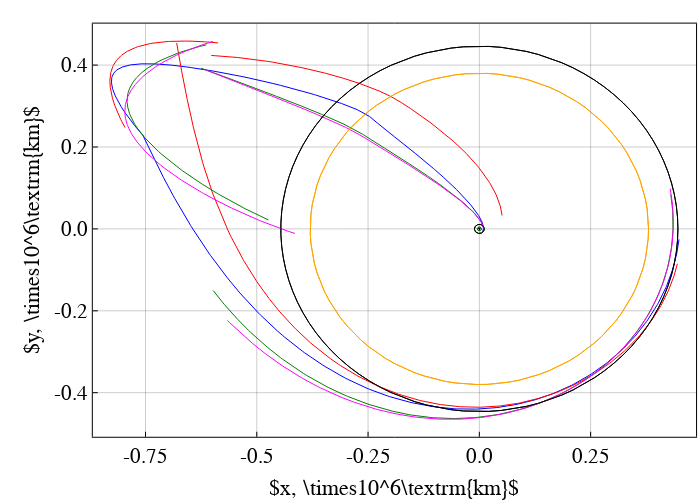

The cell this chart's notebook holds for it:
### Code cell
tofs= [row[1] for row in eachrow( df ) ] 
tof_max = maximum(tofs)
tof_min = minimum(tofs)

tof_max_days = tof_max * param3b.tstar / (24*60*60)
tof_min_days = tof_min * param3b.tstar / (24*60*60)

if size(df, 1) > 5
    colors = [interpolatecolor(cs, row[1], tof_min, tof_max) for row in eachrow(df)]
else 
    colors = [:blue, :red, :green, :magenta, :purple]
end



for (i, row) in enumerate( eachrow( df ) ) 
#     println(i)
    x = collect(values(row[4:end]))
    color = colors[i]
    res, sol_param_list, sols_ballistic, tofs = SailorMoon.multishoot_trajectory2(x, dir_func, paramMulti, true, false)
    println("res; ", res)
        
    # ballistic legs
    for sol_ballistic in sols_ballistic
#         println(sol_ballistic)
        
        if i == 1
#             println(length(sol[7,:]))
#             println(sol[7,:])
#             println(sol.t)
            scatter!(p_time, sol_ballistic.t[:],  sol_ballistic[7,:])
        end
   
         plot!(pcart, (hcat(sol_ballistic.u...)[1,:].- param3b.as) .* param3b.lstar, 
                        hcat(sol_ballistic.u...)[2,:].*param3b.lstar, c=color, label=false)
#         plot!(pcart, (hcat(sol_ballistic.u...)[1,:].- param3b.as) .* param3b.lstar, 
#                         hcat(sol_ballistic.u...)[2,:].*param3b.lstar, c=:blue, label=false)    
    end
    
    for j = 1:length(sol_param_list)
        sol, _, name = sol_param_list[j]
        
        if i == 1
#             println(length(sol[7,:]))
#             println(sol[7,:])
#             println(sol.t)
            scatter!(p_time, sol.t[:],  sol[7,:])
        end
        
        plot!(pcart, (sol[1,:] .- param3b.as) .* param3b.lstar , sol[2,:].*param3b.lstar, c=color)
#         plot!(pcart, (sol[1,:] .- param3b.as) .* param3b.lstar , sol[2,:].*param3b.lstar, c=:blue)

#         plot!(pcart, sol[1,:], sol[2,:], c=color)
#         scatter!(pcart, [sol[1,1],sol[1,end]], [sol[2,1],sol[2,end]], label=false, c=arcs_color[name], marker=:circle)
    end
    
end


plot!(pcart, earth[1,:], earth[2,:], c=:green, lw=1.0, label="earth")
plot!(pcart, earth_ub[1,:], earth_ub[2,:], c=:black, lw=1.0, label="earth")
plot!(pcart, earth_lb[1,:], earth_lb[2,:], c=:black, lw=1.0, label="earth")
plot!(pcart, moon[1,:], moon[2,:], c=:orange, lw=1.0, label="moon")
plot!(pcart, moon_soi_outer[1,:], moon_soi_outer[2,:], c=:black, lw=1.0, label="moon_soi_outer",
    xaxis=(formatter=x->string(round(x / 10^6; digits=2))),
    yaxis=(formatter=y->string(round(y / 10^6; digits=1))),
)

pcart
